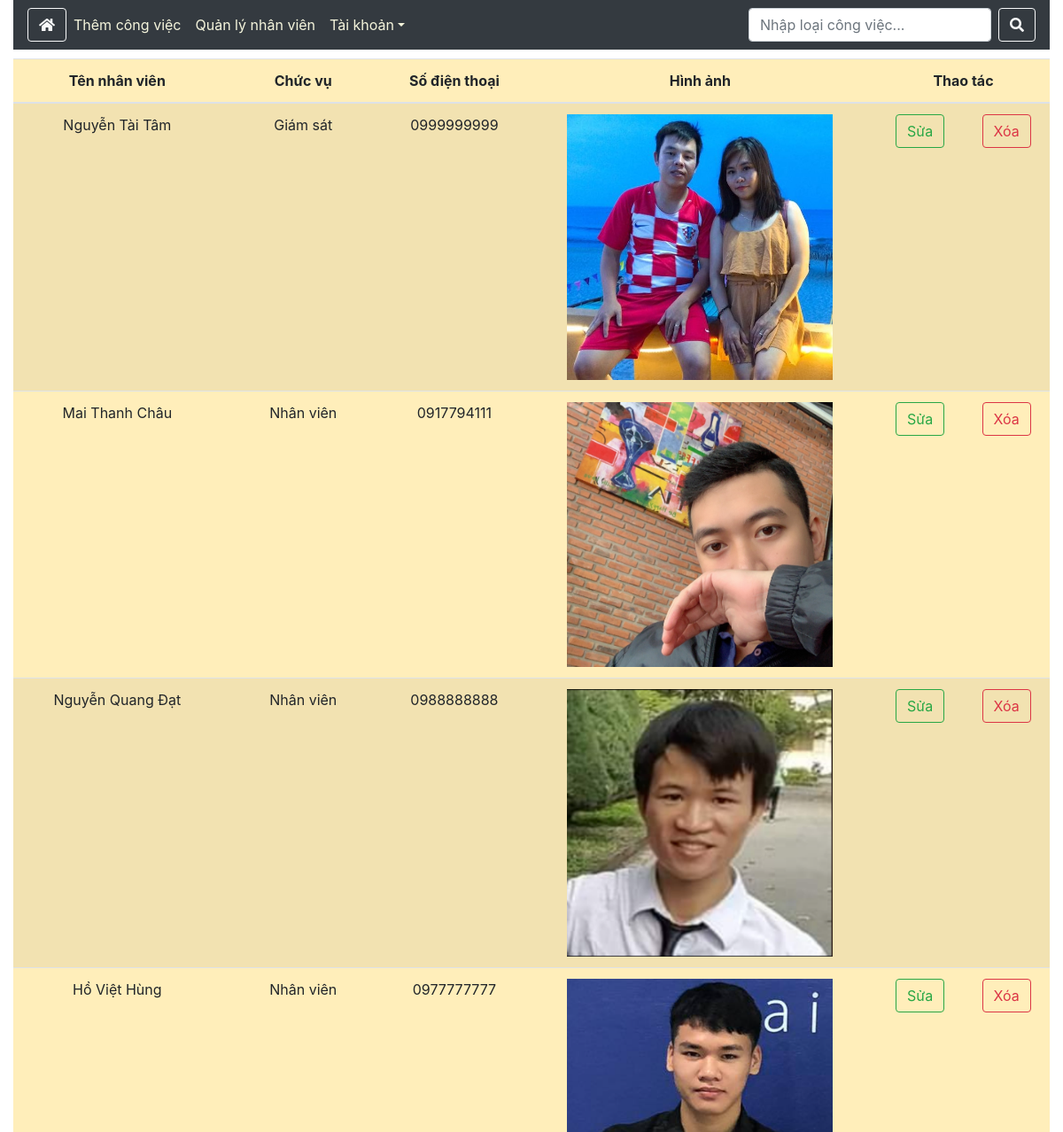
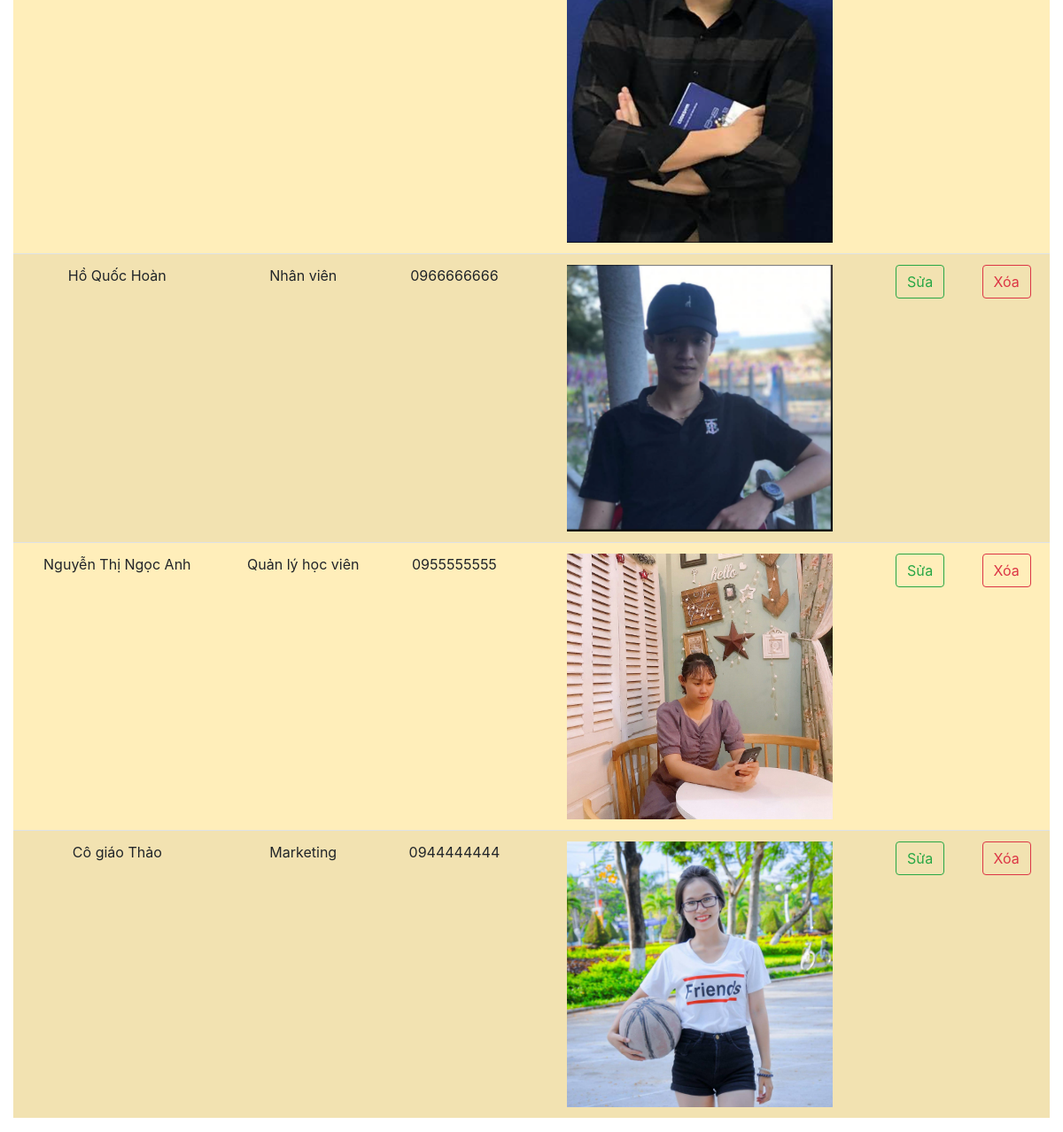
The app's page /index.php?controller=nv&action=list (signed in) with its own data (2 pictures, top to bottom).
### tables this page shows
CREATE TABLE `nhan_vien` (
  `ID_nv` int(10) NOT NULL,
  `Ten_nv` varchar(100) NOT NULL,
  `Chuc_vu` varchar(100) NOT NULL,
  `SDT` varchar(13) NOT NULL,
  `Hinh_anh` varchar(255) DEFAULT NULL
);

### Controller/nvController.php (called while the page is built, shortened)
<?php
    class nvController{
        public function list()
        {
            $objnvModel = new nvModel();
            $rows = $objnvModel->getAll();
            include 'View/nv/list.php';
        }
    }
?>

### Model/DatabaseConnect.php (called while the page is built, shortened)
<?php
 class DatabaseConnect {
     public function __construct() {
        $username = 'root';
        $password = '';
        $options  = array(PDO::MYSQL_ATTR_INIT_COMMAND => "SET NAMES utf8");
        $this->dbc = new PDO('mysql:host=localhost;dbname=phan_cong_cong_viec', $username, $password,$options);
    }
 }
?>

### Model/nvModel.php (called while the page is built, shortened)
<?php
    include_once 'model/DatabaseConnect.php';
    class nvModel extends DatabaseConnect {
        public function getAll()
        {
            $sql = "SELECT * FROM nhan_vien";
            $stmt = $this->dbc->query($sql);
            $stmt->setFetchMode(PDO::FETCH_OBJ);
            $rows = $stmt->fetchall();
            return $rows;
        }
    }
?>

### View/nv/list.php (the view)
<div class="row" style="margin-top: 10px">
    <div class="col-lg-12">
        <table class="table table-warning table-striped"  style="text-align: center">
            <thead>
                <tr>
                    <th>Tên nhân viên</th>
                    <th>Chức vụ</th>
                    <th>Số điện thoại</th>
                    <th>Hình ảnh</th>
                    <th colspan="2">Thao tác</th>
                </tr>
            </thead>
            <tbody>
                <?php foreach ($rows as $row) : ?>
                <tr>
                    <td>
                        <?php echo $row->Ten_nv ?>
                    </td>
                    <td><?php echo $row->Chuc_vu ?></td>
                    <td><?php echo $row->SDT ?></td>
                    <td>
                        <a href="index.php?controller=nv&action=view&ID_nv=<?php echo $row->ID_nv; ?>" style="color: black">
                        <img src="<?php echo $row->Hinh_anh; ?>" alt="Không có hình ảnh" style="width: 300px">
                        </a>
                    </td>
                    <td>
                        <a href="index.php?controller=nv&action=edit&id=<?php echo $row->ID_nv; ?>"
                            class="btn btn-outline-success">Sửa</a>
                    </td>
                    <td><a href="index.php?controller=nv&action=delete&id=<?php echo $row->ID_nv; ?>"
                            class="btn btn-outline-danger">Xóa</a>
                    </td>
                </tr>
                <?php endforeach; ?>
            </tbody>
        </table>
    </div>
</div>

### index.php (shortened to what this page needs)
<?php
    if (isset($_GET['action'])) {
        $action = $_GET['action'];
    } else {
        $action = 'login';
    }
    if ($action != 'login') {
        include 'layout/header.php';
        include 'layout/menu.php';
        include 'layout/footer.php';
    }
    include 'router.php';

### layout/header.php (shortened to what this page needs)
<!DOCTYPE html>
<html lang="">
<head>
    <link href="public/css/bootstrap.min.css" rel="stylesheet">
    <link href="public/fonts/fontawesome/css/all.min.css" rel="stylesheet">
</head>
<body>
    <div class="container-fluid">
        <div class="row">

### layout/menu.php (shortened to what this page needs)
<div class="col-lg-12">
    <nav class="navbar navbar-expand-sm navbar-dark bg-dark">
        <a href="index.php?controller=cv&action=list">
            <button class="btn btn-outline-light my-2 my-sm-0" type="button">
                <i class="fas fa-home"></i>
            </button>
        </a>
        <div class="collapse navbar-collapse" id="collapsibleNavId">
            <ul class="navbar-nav mr-auto mt-2 mt-lg-0">
                <li class="nav-item active">
                    <a class="nav-link" href="index.php?controller=cv&action=add" style="color: beige;">Thêm
                        công việc<span class="sr-only">(current)</span></a>
                </li>
                <li class="nav-item">
                    <a class="nav-link" href="index.php?controller=nv&action=list" style="color: beige;">Quản lý nhân
                        viên</a>
                </li>
                <li class="nav-item dropdown">
                    <a class="nav-link dropdown-toggle" href="#" id="dropdownId" data-toggle="dropdown"
                        aria-haspopup="true" aria-expanded="false" style="color: beige;">Tài khoản</a>
                </li>
            </ul>
            <form class="form-inline my-2 my-lg-0" action="index.php?controller=cv&action=search" method="POST">
                <input class="form-control mr-sm-2" type="text" placeholder="Nhập loại công việc..." name="search">
                <button class="btn btn-outline-light my-2 my-sm-0" type="submit">
                    <i class="fas fa-search"></i>
                </button>
            </form>
        </div>
    </nav>
</div>

### layout/footer.php (shortened to what this page needs)
    </div>
</body>
</html>

### router.php (shortened to what this page needs)
<?php
    include_once 'Controller/nvController.php';
    include_once 'Model/DatabaseConnect.php';
    include_once 'Model/nvModel.php';
    switch ($controller) {
        case 'nv':
            $objController = new nvController();
            break;
    }
    switch ($action) {
        case 'list':
            $objController->list();
            break;
    }
?>

### records on screen
nhan_vien: Ten_nv "Nguyễn Tài Tâm", Chuc_vu "Giám sát", SDT "0999999999", Hinh_anh (picture)
nhan_vien: Ten_nv "Mai Thanh Châu", Chuc_vu "Nhân viên", SDT "0917794111", Hinh_anh (picture)
nhan_vien: Ten_nv "Nguyễn Quang Đạt", Chuc_vu "Nhân viên", SDT "0988888888", Hinh_anh (picture)
nhan_vien: Ten_nv "Hồ Việt Hùng", Chuc_vu "Nhân viên", SDT "0977777777", Hinh_anh (picture)
nhan_vien: Ten_nv "Hồ Quốc Hoàn", Chuc_vu "Nhân viên", SDT "0966666666", Hinh_anh (picture)
nhan_vien: Ten_nv "Nguyễn Thị Ngọc Anh", Chuc_vu "Quản lý học viên", SDT "0955555555", Hinh_anh (picture)
nhan_vien: Ten_nv "Cô giáo Thảo", Chuc_vu "Marketing", SDT "0944444444", Hinh_anh (picture)
